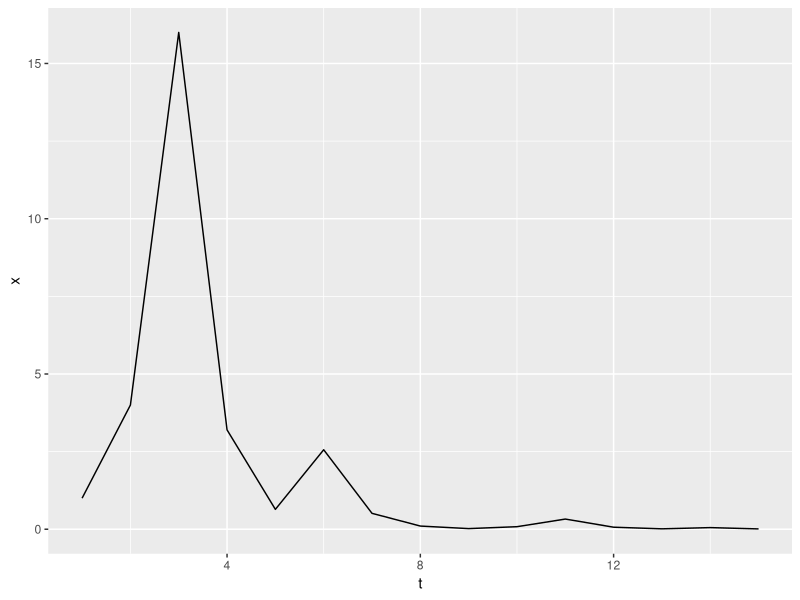
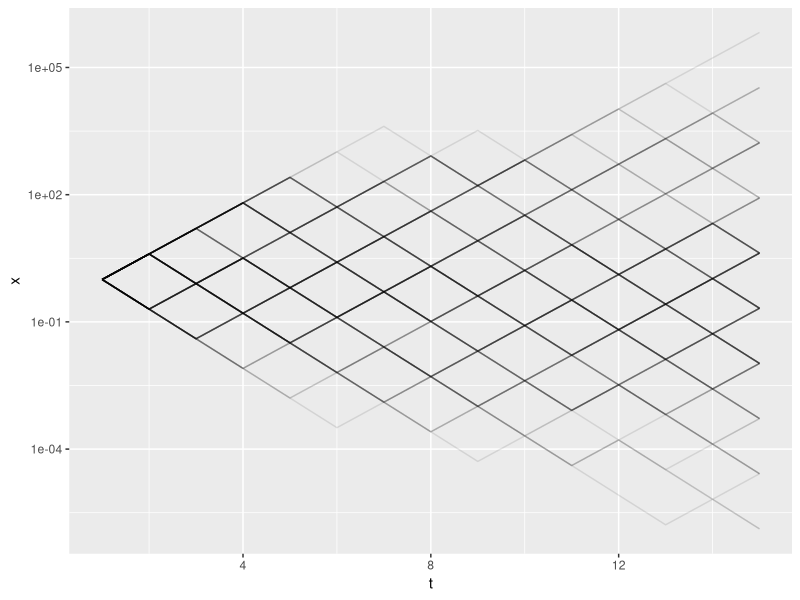
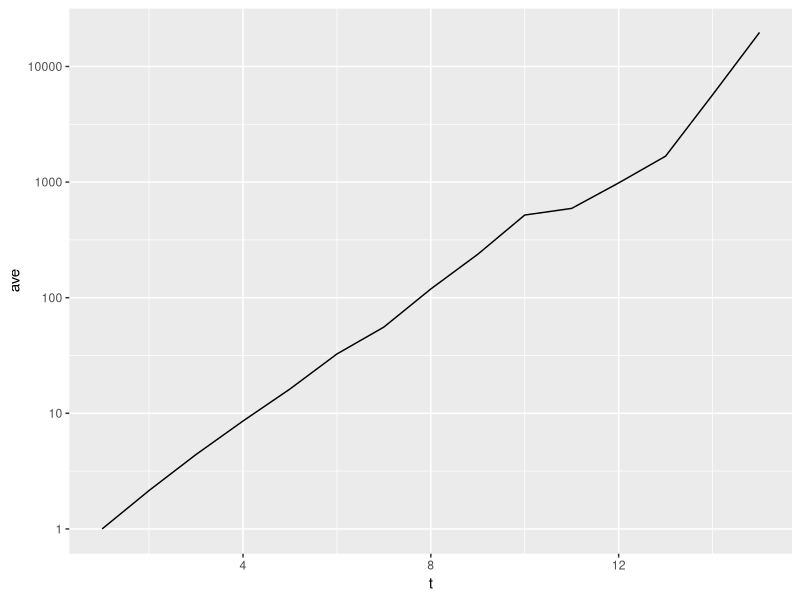
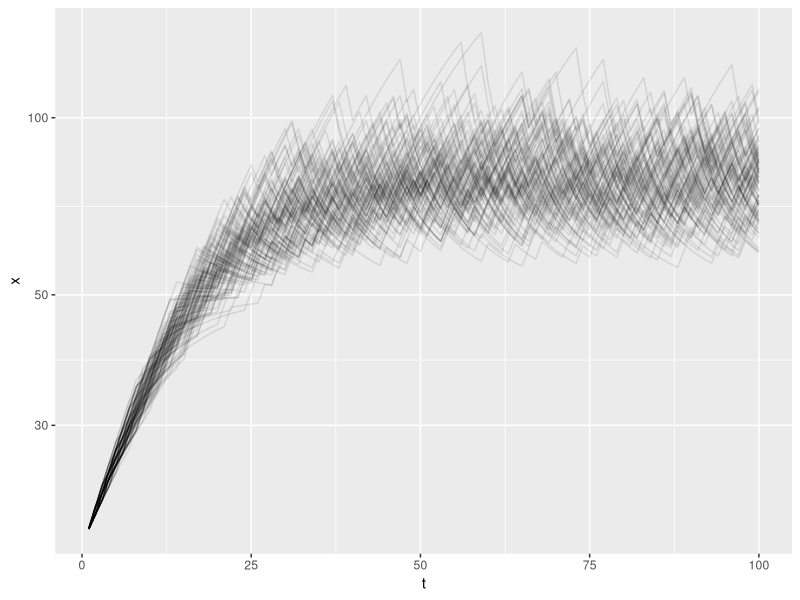

These charts were generated, in order, by the following R code:
## ---- chunk 1
library("tidyverse")
## ---- chunk 2
stochastic_growth <- function(rep = 1, T = 15, x1 = 1,
                              good = 4, bad = 1/5, 
                              weights = c(1,1)){


    x <- numeric(T)
    x[1] <- x1
    flips <- sample(c("tails", "heads"), 
                    size = T, 
                    replace = TRUE, 
                    prob = weights)
    for(t in 1:(T-1)){
        if(flips[t] == "tails"){
            x[t+1] <- x[t] * good
        } else {
            x[t+1] <- x[t] * bad
        }
    }
    data_frame(t = 1:T, x = x)
}


stochastic_growth() %>% 
  ggplot(aes(t,x)) + 
  geom_line()
## ---- chunk 3

1:100 %>% 
  map_df(function(i) stochastic_growth(), .id = "rep") %>%
  ggplot(aes(t,x, group=rep)) + 
  geom_line(alpha=0.1) + 
  scale_y_log10()
## ---- chunk 4

1:1000 %>% 
  map_df(function(i) stochastic_growth(), .id = "rep") %>%
  group_by(t) %>%
  summarise(ave = mean(x)) %>%
  ggplot(aes(t,ave)) + geom_line() + scale_y_log10()
## ---- chunk 5


stochastic_growth_K <- function(T = 100, x1 = 20, r = 0.1, good = 2, bad = .5, K = 100, weights = c(0.5, 0.5)){  
  x <- numeric(T)
  x[1] <- x1
  flips <- sample(c("tails", "heads"), 
                  size = T,
                  replace = TRUE, 
                  prob = weights)
  for(t in 1:(T-1)){
      if(flips[t] == "tails"){
          x[t+1] <- r * x[t] * (1 - x[t] / (K * good)) + x[t]
      } else {
        x[t+1] <- r * x[t] * (1 -  x[t] / (K * bad)) + x[t]
      }
  }
  data_frame(t = 1:T, x = x)
}

 
## ---- chunk 6
1:100 %>% 
  map_df(function(i) stochastic_growth_K(), .id = "rep") %>%
  ggplot(aes(t,x, group=rep)) + 
  geom_line(alpha=0.1) + 
  scale_y_log10()
